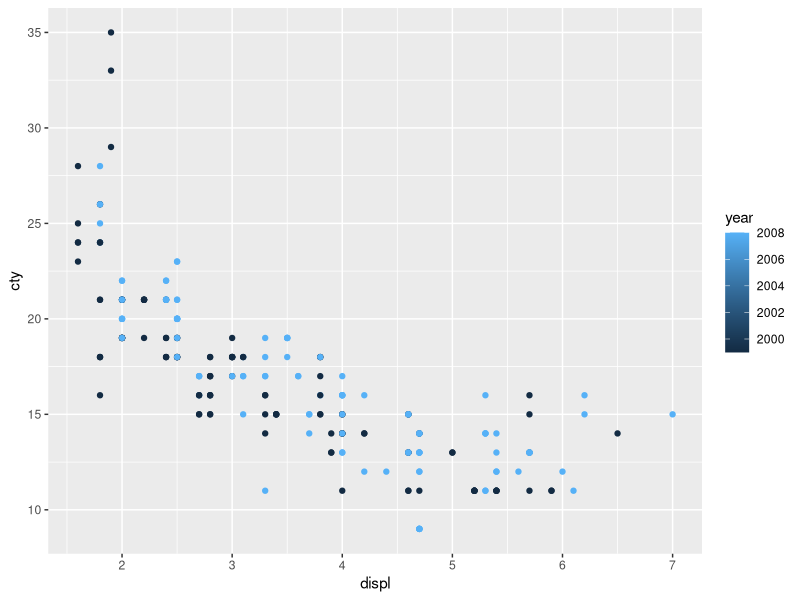
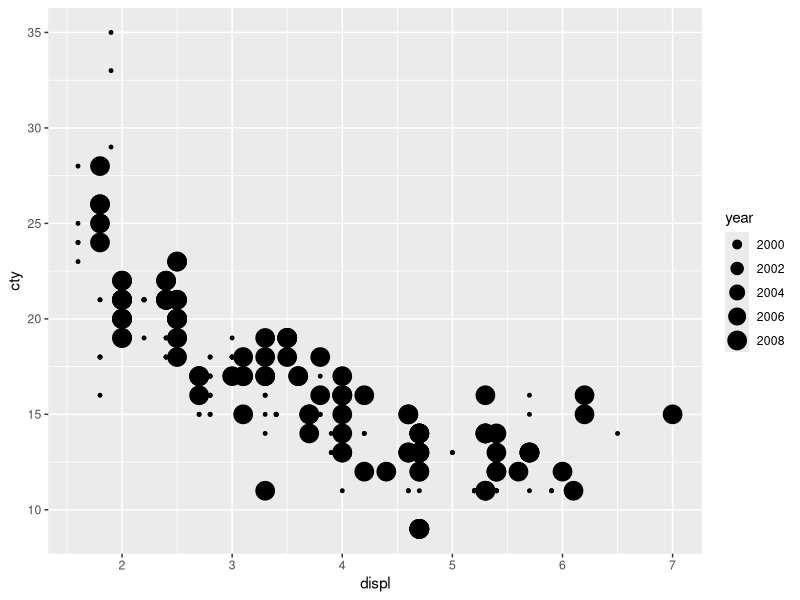
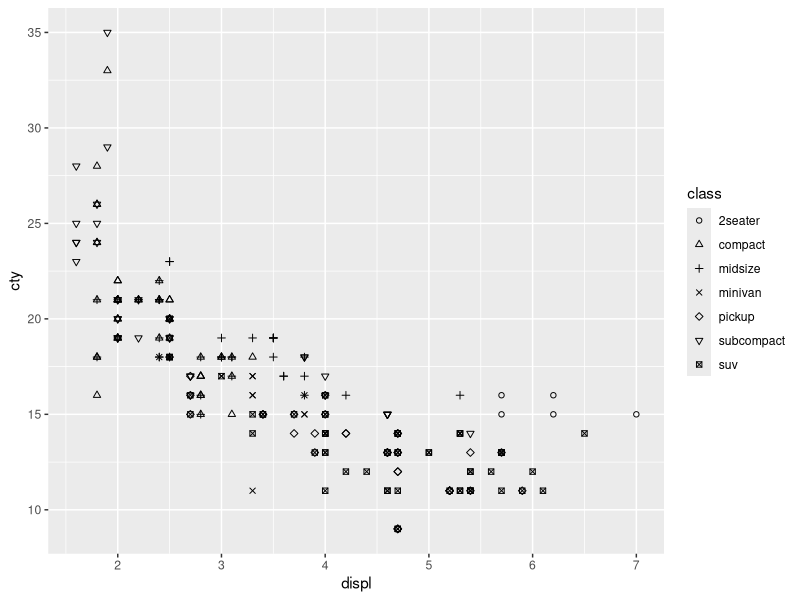
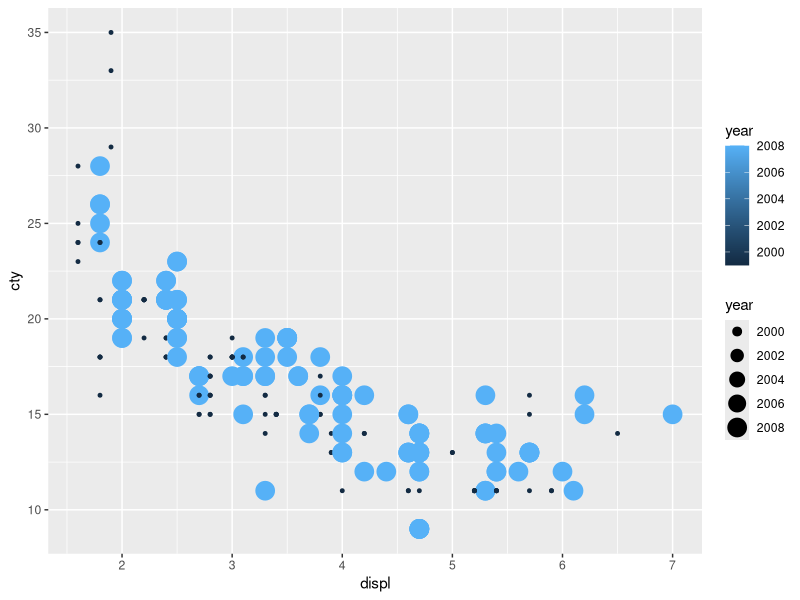
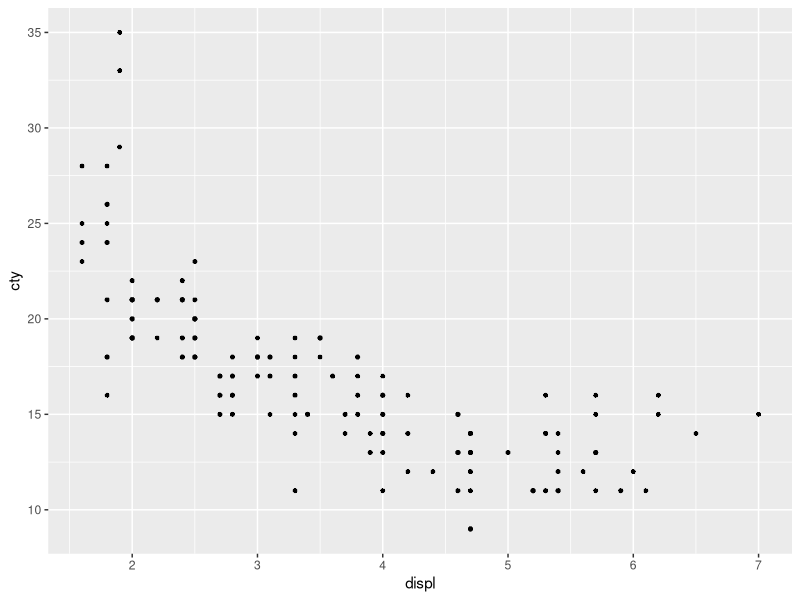
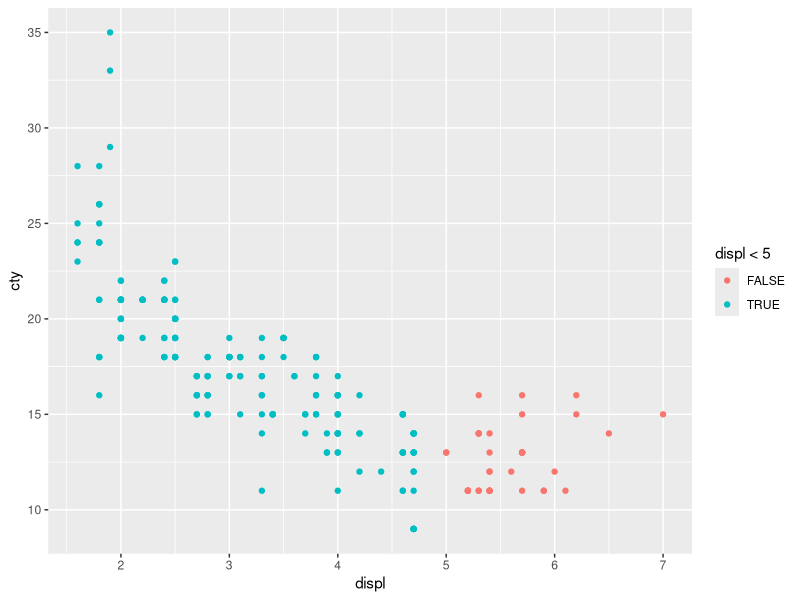

Generate these figures, in order, with R:
## ---- chunk 1
knitr::opts_chunk$set(echo = TRUE)
## ---- chunk 2
library(ggplot2)
## ---- chunk 3
ggplot(data = mpg) + 
  geom_point(mapping = aes(x = displ, y = cty, color = year))
## ---- chunk 4
ggplot(data = mpg) + 
  geom_point(mapping = aes(x = displ, y = cty, size = year))
## ---- chunk 5
ggplot(data = mpg) + 
  geom_point(mapping = aes(x = displ, y = cty, shape = class)) + 
  scale_shape_manual(values = 1:7)
## ---- chunk 6
ggplot(data = mpg) + 
  geom_point(mapping = aes(x = displ, y = cty, color = year, size = year))
## ---- chunk 7
ggplot(data = mpg) + 
  geom_point(mapping = aes(x = displ, y = cty, stroke = 0.1))
## ---- chunk 8
ggplot(data = mpg) + 
  geom_point(mapping = aes(x = displ, y = cty, color = displ < 5))
